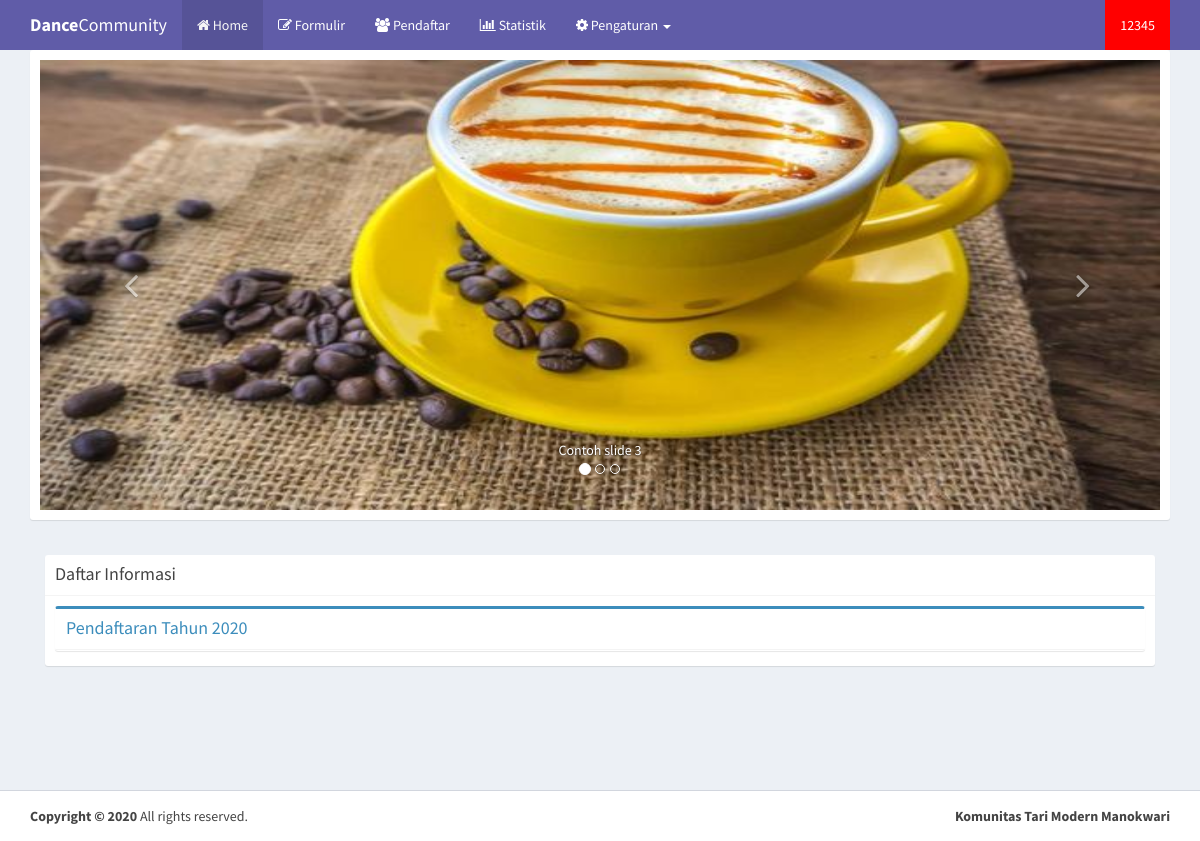
Screenshot of / (signed in) with the database file from the repository.
### tables this page shows
CREATE TABLE `slide` (
  `idslide` int(11) NOT NULL,
  `nama_slide` varchar(128) NOT NULL,
  `foto_slide` varchar(128) NOT NULL,
  `create_at` int(11) NOT NULL,
  `create_by` int(11) NOT NULL,
  `update_at` int(11) NOT NULL,
  `update_by` int(11) NOT NULL
);

CREATE TABLE `informasi` (
  `idinfo` int(11) NOT NULL,
  `judul_info` varchar(128) NOT NULL,
  `isi_info` text NOT NULL,
  `create_at` int(11) NOT NULL,
  `create_by` int(11) NOT NULL,
  `update_at` int(11) NOT NULL,
  `update_by` int(11) NOT NULL
);

### config/fungsi.php (called while the page is built, shortened)
<?php
$base_url= ((isset($_SERVER['HTTPS']) && $_SERVER['HTTPS'] == "on") ? "https" : "http");
$base_url.= "://".$_SERVER['HTTP_HOST'];
$base_url.= str_replace(basename($_SERVER['SCRIPT_NAME']),"",$_SERVER['SCRIPT_NAME']);

### hal/data/dashboard.php (the view, shortened to what this page needs)
<div class="content-wrapper">
    <div class="container">
        <div class="box box-solid">
            <div class="box-body">
                <div id="carousel-example-generic" class="carousel slide" data-ride="carousel">
                    <ol class="carousel-indicators">
                        <?php
                        $n=0;
                        $query = mysqli_query($con,"SELECT * FROM slide ORDER BY idslide DESC")or die(mysqli_error($con));
                        while($r = mysqli_fetch_array($query)): ?>
                        <li data-target="#carousel-example-generic" data-slide-to="<?=$n;?>"
                            <?=$n==0?'class="active"':'';?>></li>
                        <?php $n++; endwhile;?>
                    </ol>
                    <div class="carousel-inner">
                        <?php
                        $n=0;
                        $query = mysqli_query($con,"SELECT * FROM slide ORDER BY idslide DESC")or die(mysqli_error($con));
                        while($row = mysqli_fetch_array($query)): ?>
                        <div class="item <?=$n==0?'active':'';?>">
                            <img src="<?=$base_url;?>/uploads/<?=$row['foto_slide'];?>" alt="<?=$row['foto_slide'];?>"
                                style="height:450px;width:100%;">
                            <div class="carousel-caption">
                                <?=$row['nama_slide'];?>
                            </div>
                        </div>
                        <?php $n++; endwhile;?>
                    </div>
                    <a class="left carousel-control" href="#carousel-example-generic" data-slide="prev">
                        <span class="fa fa-angle-left"></span>
                    </a>
                    <a class="right carousel-control" href="#carousel-example-generic" data-slide="next">
                        <span class="fa fa-angle-right"></span>
                    </a>
                </div>
            </div>
        </div>
        <section class="content">
            <div class="row">
                <div class="col-md-12">
                    <div class="box box-solid">
                        <div class="box-header with-border">
                            <h3 class="box-title">Daftar Informasi</h3>
                        </div>
                        <div class="box-body">
                            <div class="box-group" id="accordion">
                                <?php
                                $query = mysqli_query($con,"SELECT * FROM informasi ORDER BY idinfo DESC")or die(mysqli_error($con));
                                while($row = mysqli_fetch_array($query)):
                                ?>
                                <div class="panel box box-primary">
                                    <div class="box-header with-border">
                                        <h4 class="box-title">
                                            <a data-toggle="collapse" data-parent="#accordion"
                                                href="#collapse<?=$row['idinfo'];?>">
                                                <?=$row['judul_info'];?>
                                            </a>
                                        </h4>
                                    </div>
                                </div>
                                <?php endwhile;?>
                            </div>
                        </div>
                    </div>
                </div>
            </div>
        </section>
    </div>
</div>

### rows the page displays
slide: foto_slide (picture), nama_slide "Contoh slide 3"
informasi: judul_info "Pendaftaran Tahun 2020"

### other values shown
$_SESSION['fullname'] "12345"
